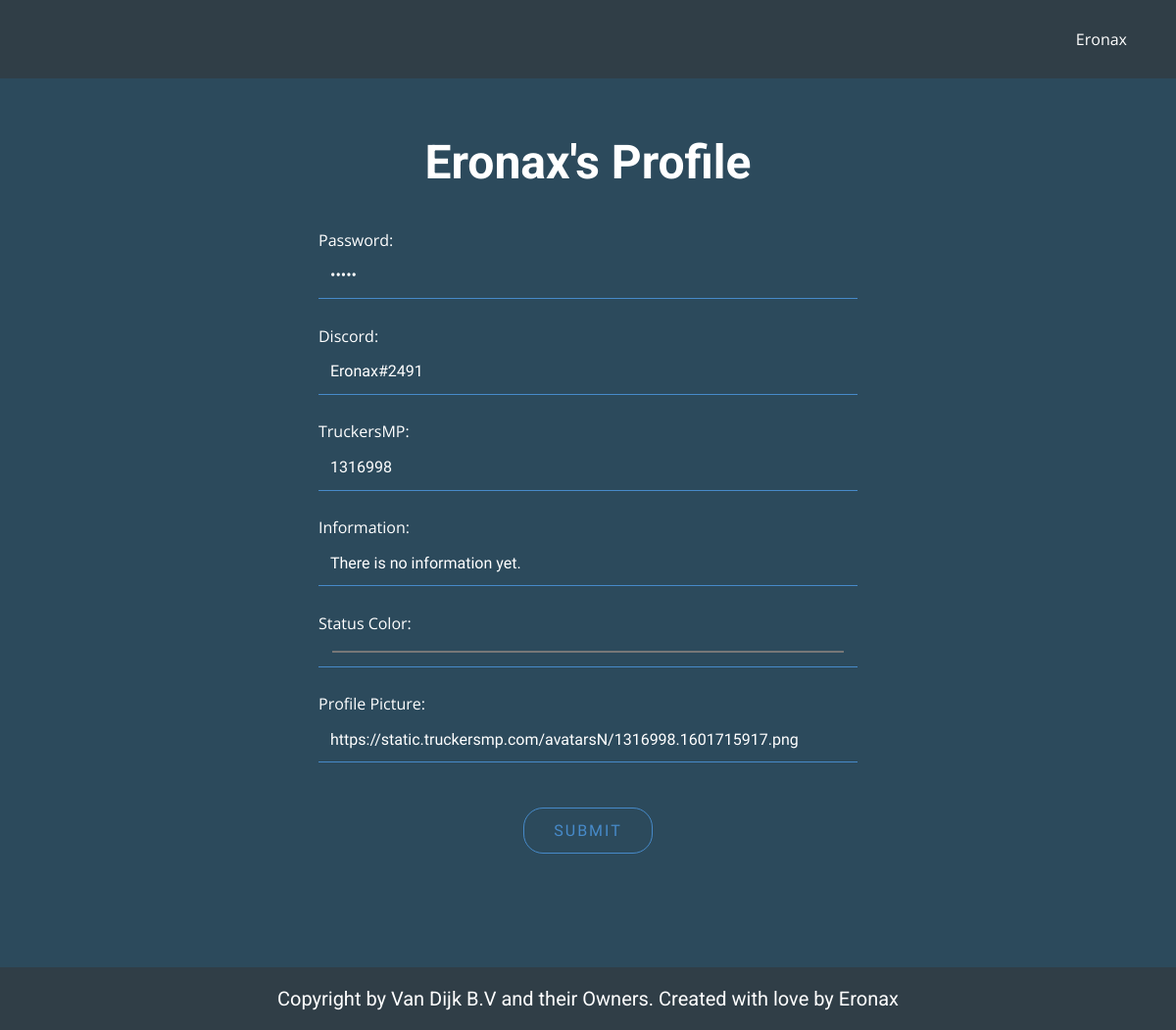
Page /edit.php (signed in) on the committed database.
### tables this page shows
CREATE TABLE IF NOT EXISTS `users` (
  `id` int(11) NOT NULL AUTO_INCREMENT,
  `username` tinytext NOT NULL,
  `password` tinytext NOT NULL,
  `role_id` int(11) NOT NULL DEFAULT 22,
  `status` tinytext NOT NULL DEFAULT 'Not Verified',
  `discord` tinytext NOT NULL,
  `truckersmp` int(50) NOT NULL,
  `user_pb` text NOT NULL DEFAULT 'https://moonvillageassociation.org/wp-content/uploads/2018/06/default-profile-picture1.jpg',
  `information_color` varchar(50) NOT NULL DEFAULT '#fffff',
  `information` text NOT NULL DEFAULT 'There is no information yet.',
  `last_online` timestamp NOT NULL DEFAULT current_timestamp(),
  `role_update` timestamp NOT NULL DEFAULT current_timestamp(),
  `updated_at` timestamp NOT NULL DEFAULT current_timestamp(),
  `created_at` timestamp NOT NULL DEFAULT current_timestamp(),
  PRIMARY KEY (`id`),
  UNIQUE KEY `username` (`username`) USING HASH,
  KEY `FK_users_roles` (`role_id`),
  CONSTRAINT `FK_users_roles` FOREIGN KEY (`role_id`) REFERENCES `roles` (`id`) ON DELETE NO ACTION ON UPDATE NO ACTION
);

### public/edit.php (called while the page is built, shortened)
<?php
include '../app/classes/information.php';
include '../app/database.php';
include '../app/config.php';
if($_SESSION)
$id = $_SESSION['id'];
$all_user_information = get_all_user_information($con, $id);
require '../views/edit.view.php';

### app/database.php (called while the page is built, shortened)
<?php
function get_all_user_information($con, $id)
{
    $query = "SELECT * FROM users WHERE users.id='$id'";
    $result = $con->query($query);
    $all_user_information = $result->fetch_assoc();
    return $all_user_information;
}

### views/edit.view.php (the view, shortened to what this page needs)
<!DOCTYPE html>
<html style="font-size: 16px;">
<head>
  <link rel="stylesheet" href="../views/css/nicepage_add.css" media="screen">
  <link rel="stylesheet" href="../views/css/add.css" media="screen">
  <link rel="stylesheet" href="../views/css/button.css" media="screen">
</head>
<body class="u-body">
  <section class="u-align-center u-clearfix u-custom-color-2 u-section-1" id="sec-58b6">
    <div class="u-clearfix u-sheet u-sheet-1">
      <h1 class="u-text u-text-1"><?php echo $all_user_information['username'] ?>'s Profile</h1>
      <div class="u-form u-form-1">
        <form action="../app/classes/edit.php" method="POST" class="u-clearfix u-form-spacing-20 u-inner-form" style="padding: 10px" source="custom" name="form">
          <div class="u-form-group u-form-name">
            <label for="name-3b9a" class="u-label">Password:</label>
            <input type="password" value="<?php echo $all_user_information['password'] ?>" id="name-3b9a" name="password" class="u-border-1 u-border-no-left u-border-no-right u-border-no-top u-border-palette-1-base u-custom-font u-font-raleway u-input u-input-rectangle u-input-1" required="">
          </div>
          <br>
          <div class="u-form-group u-form-name">
            <label for="name-3b9a" class="u-label">Discord:</label>
            <input type="text" value="<?php echo $all_user_information['discord'] ?>" id="name-3b9a" name="discord" class="u-border-1 u-border-no-left u-border-no-right u-border-no-top u-border-palette-1-base u-custom-font u-font-raleway u-input u-input-rectangle u-input-1" required="">
          </div>
          <br>
          <div class="u-form-group u-form-name">
            <label for="name-3b9a" class="u-label">TruckersMP:</label>
            <input type="text" value="<?php echo $all_user_information['truckersmp'] ?>" id="name-3b9a" name="truckersmp" class="u-border-1 u-border-no-left u-border-no-right u-border-no-top u-border-palette-1-base u-custom-font u-font-raleway u-input u-input-rectangle u-input-1" required="">
          </div>
          <br>
          <div class="u-form-group u-form-name">
          <label for="name-3b9a" class="u-label">Information:</label>
            <input type="text" value="<?php echo $all_user_information['information'] ?>" id="name-3b9a" name="information" class="u-border-1 u-border-no-left u-border-no-right u-border-no-top u-border-palette-1-base u-custom-font u-font-raleway u-input u-input-rectangle u-input-1" required="">
          </div>
          <br>
          <div class="u-form-group u-form-name">
          <label for="name-3b9a" class="u-label">Status Color:</label>
            <input type="color" value="<?php echo $all_user_information['information_color'] ?>" id="name-3b9a" name="information_color" class="u-border-1 u-border-no-left u-border-no-right u-border-no-top u-border-palette-1-base u-custom-font u-font-raleway u-input u-input-rectangle u-input-1">
          </div>
          <br>
          <div class="u-form-group u-form-name">
          <label for="name-3b9a" class="u-label">Profile Picture:</label>
            <input type="text" value="<?php echo $all_user_information['user_pb'] ?>" id="name-3b9a" name="user_pb" class="u-border-1 u-border-no-left u-border-no-right u-border-no-top u-border-palette-1-base u-custom-font u-font-raleway u-input u-input-rectangle u-input-1">
          </div>
          <br>
          <div class="u-align-center u-form-group u-form-submit">
            <a href="#" class="u-border-1 u-border-hover-palette-4-base u-border-palette-1-base u-btn u-btn-round u-btn-submit u-button-style u-custom-font u-font-raleway u-none u-radius-20 u-text-hover-palette-4-base u-btn-1">Submit</a>
          </div>
        </form>
      </div>
      <br>
    </div>
  </section>
</body>
</html>

### views/css/add.css (style rules this page uses)
.u-section-1 { background-image: none; }
.u-section-1 .u-sheet-1 { min-height: 502px; }
.u-section-1 .u-text-1 { width: 550px; font-weight: 700; margin: 60px auto 0; }
.u-section-1 .u-form-1 { width: 570px; margin: 30px auto 60px; }
.u-section-1 .u-input-1 { text-transform: none; }
.u-section-1 .u-btn-1 { background-image: none; border-style: solid; text-transform: uppercase; letter-spacing: 2px; }

### rows in the picture
users: username "Eronax", discord "Eronax#2491", truckersmp "1316998", information "There is no information yet.", information_color "#000000", user_pb "https://static.truckersmp.com/avatarsN/1316998.1601715917.png"

### other values in the picture
$_SESSION["name"] "Eronax"
